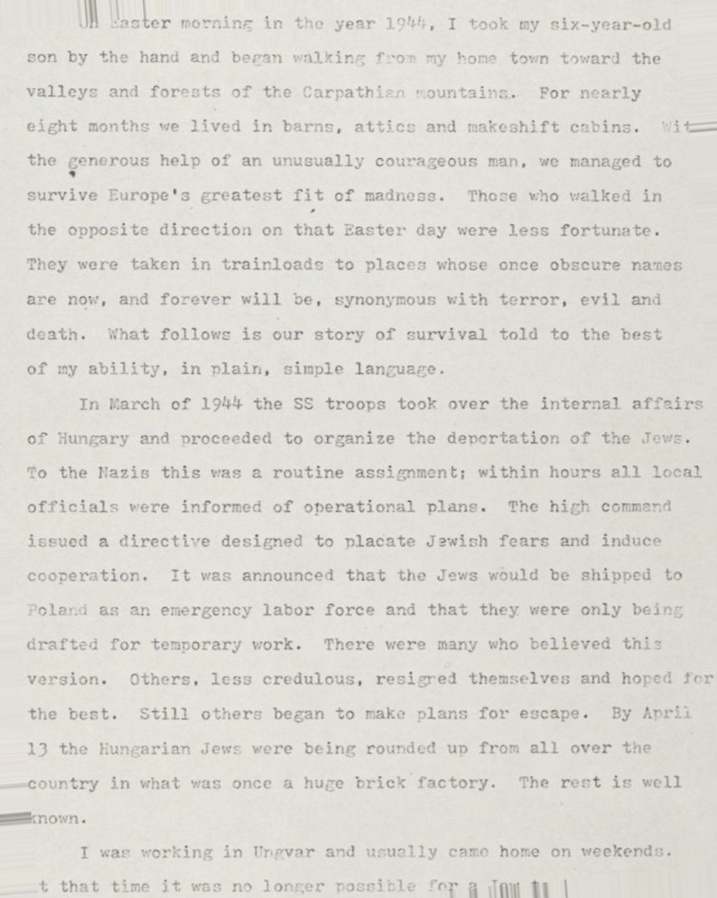
#> input picture BE Project/Images/rotatedfinal.jpg, 717 x 898 px, found by its file name
$ jupyter execute --allow-errors boundboxing.ipynb
#> lines starting #> are read from the running program, lines starting #| are printed output that depends on the picture; after the words box and inside, x2 and y2 are one past the last pixel; in counts of white or black regions, pixels touching at a corner belong together
[cell 1]
#Bound Boxing The Image

[cell 2]
import pytesseract
import cv2

[cell 3]
image_files =  cv2.imread('images/rotatedfinal.jpg')
#> image_files is the input picture: shape (898, 717, 3); mean B, G, R 211.7, 218.2, 219.6

[cell 4]
gray = cv2.cvtColor(image_files,cv2.COLOR_BGR2GRAY)

[cell 5]
cv2.imwrite('images/original_gray.jpg',gray)
#> Out = True

[cell 6]
blur = cv2.GaussianBlur(gray,(7,7),0)

[cell 7]
cv2.imwrite('images/original_blur.jpg',blur)
#> Out = True

[cell 8]
display('images/original_blur.jpg')

[cell 9]
#Threshhold image.
thresh = cv2.threshold(blur,0,255,cv2.THRESH_BINARY_INV+cv2.THRESH_OTSU)[1]
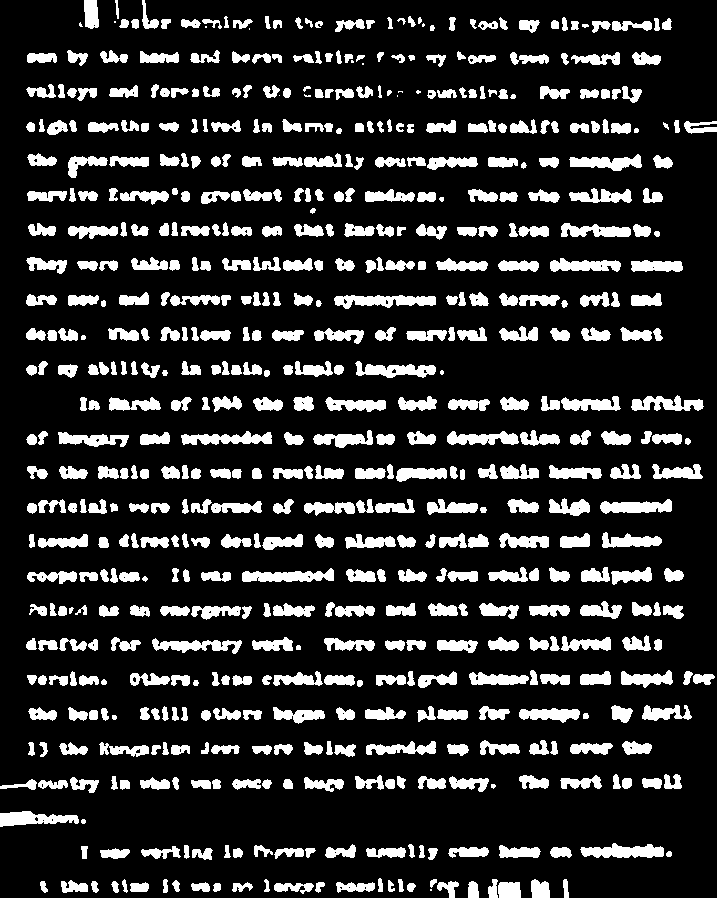
#> thresh: shape (898, 717); 16.8% white; 603 white regions (15 under 20 px), largest, box (x1, y1, x2, y2) and area: (334, 295, 436, 309) 918, (580, 843, 664, 858) 853, (242, 568, 334, 582) 843

[cell 10]
cv2.imwrite('images/original_thresh.jpg',thresh)
#> Out = True

[cell 11]
kernal = cv2.getStructuringElement(cv2.MORPH_RECT,(3,13))

[cell 12]
cv2.imwrite('images/original_kernel.jpg',kernal)

[cell 13]
#Image is not visible kernal then use dilate metgod.
dilate = cv2.dilate(thresh,kernal,iterations=1)
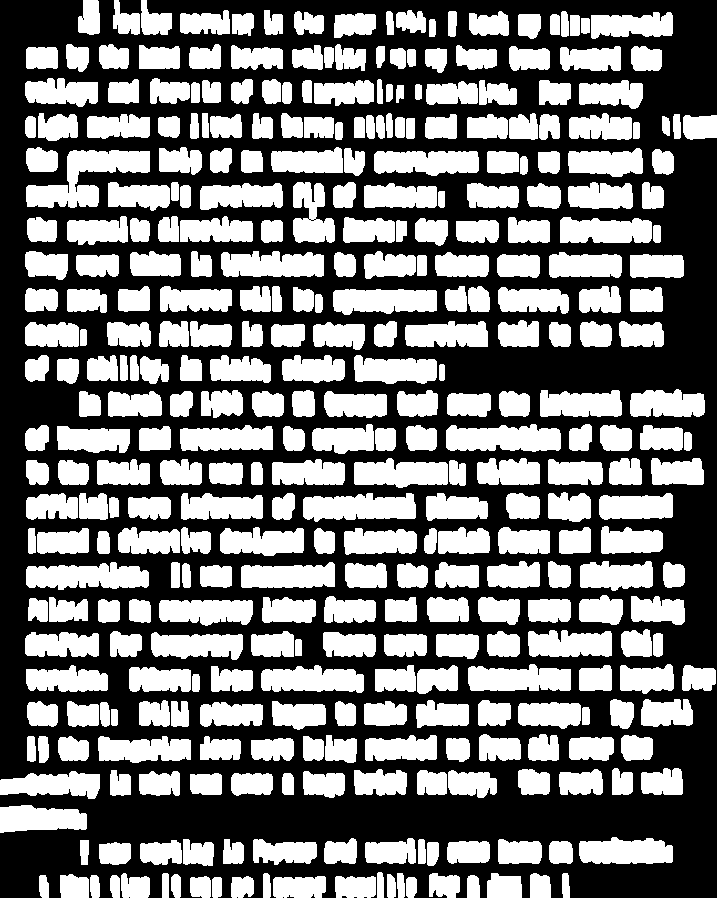
#> dilate: shape (898, 717); 45.4% white; 360 white regions

[cell 14]
cv2.imwrite('images/original_dilated.jpg',dilate)
#> Out = True

[cell 15]
#contours
cnts = cv2.findContours(dilate,cv2.RETR_EXTERNAL,cv2.CHAIN_APPROX_SIMPLE)
#> cnts = 360 contours; largest, box (x1, y1, x2, y2) and area: (26, 150, 150, 208) 3160, (446, 424, 561, 452) 2466, (26, 562, 149, 590) 2427, (303, 493, 416, 522) 2396, (333, 289, 437, 315) 2154

[cell 16]
cnts = cnts[0] if len(cnts) == 2 else cnts[1]

#> (a cell that did not finish here is left out)

#> (a cell that did not finish here is left out)

[cell 19]
cv2.imwrite('images/original_img_bound1.jpg',image_files)
#> Out = True
